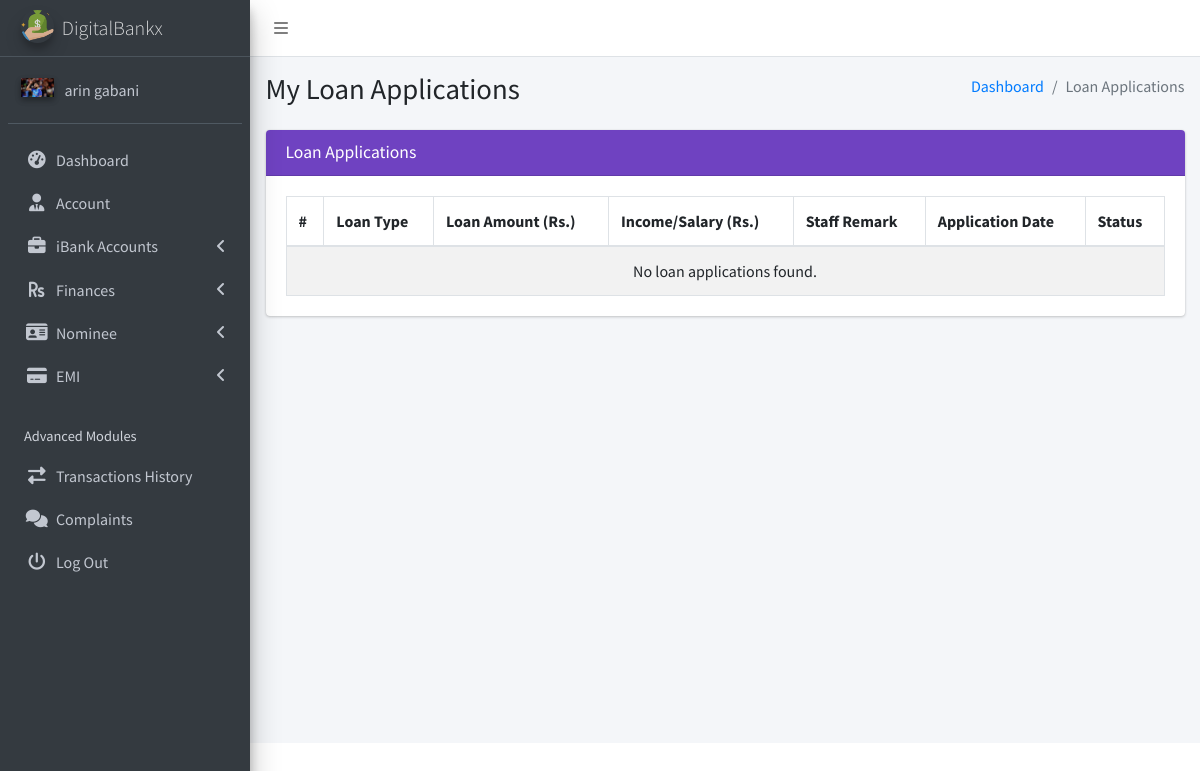
The page /client/loan_status.php (signed in) on the database as committed earlier.
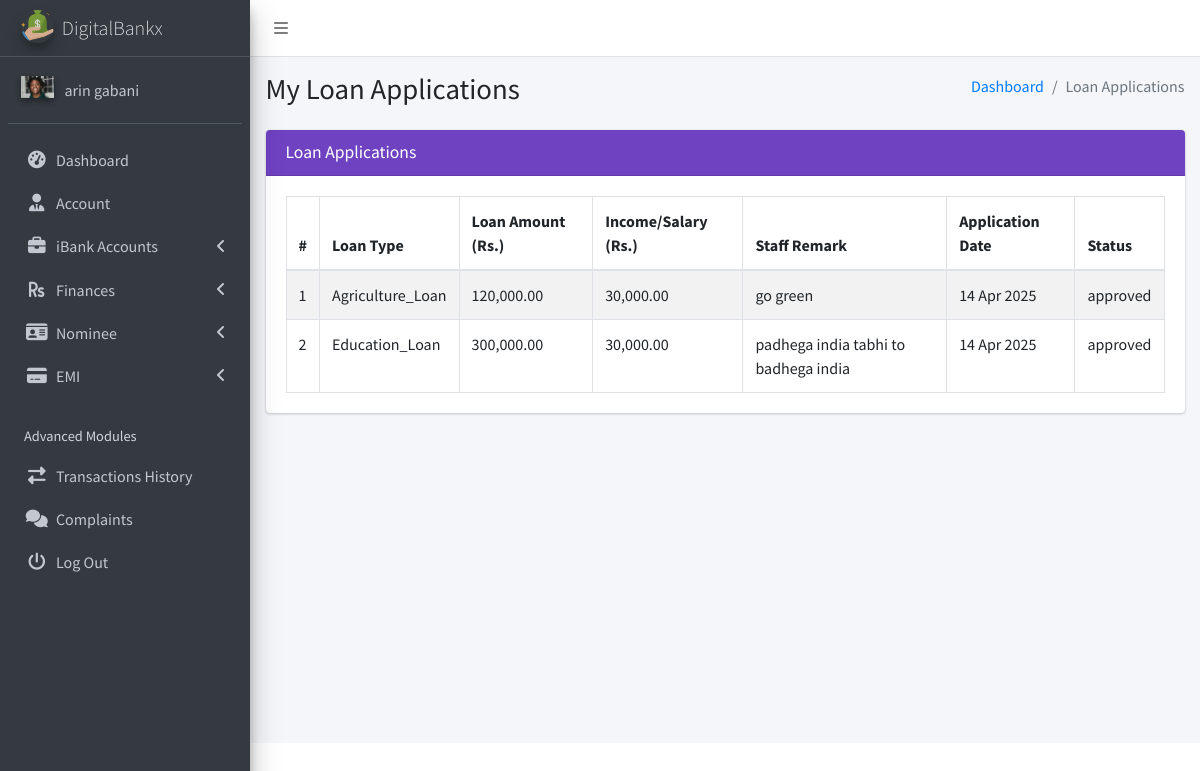
The same page on the database as committed later.
### tables this page shows
CREATE TABLE `ib_systemsettings` (
  `id` int(20) NOT NULL,
  `sys_name` longtext NOT NULL,
  `sys_tagline` longtext NOT NULL,
  `sys_logo` varchar(200) NOT NULL,
  `is_active` tinyint(1) NOT NULL DEFAULT 1
);

CREATE TABLE `ib_clients` (
  `client_id` int(10) UNSIGNED NOT NULL,
  `name` varchar(200) NOT NULL,
  `phone` varchar(200) NOT NULL,
  `address` varchar(200) NOT NULL,
  `email` varchar(200) NOT NULL,
  `aadhar_number` varchar(12) NOT NULL,
  `pan_number` varchar(10) NOT NULL,
  `password` varchar(200) NOT NULL,
  `profile_pic` varchar(200) NOT NULL,
  `client_number` varchar(200) NOT NULL,
  `is_active` tinyint(1) NOT NULL DEFAULT 1,
  `otp` varchar(10) DEFAULT NULL,
  `otp_expiry` datetime DEFAULT NULL
);

CREATE TABLE `loan_applications` (
  `id` int(10) UNSIGNED NOT NULL,
  `applicant_name` varchar(255) NOT NULL,
  `loan_amount` decimal(10,2) NOT NULL,
  `application_date` datetime DEFAULT current_timestamp(),
  `status` enum('pending','approved','rejected','recommended') NOT NULL,
  `reviewed_by` int(11) DEFAULT NULL,
  `admin_review_id` int(11) DEFAULT NULL,
  `review_date` datetime DEFAULT NULL,
  `staff_remark` text DEFAULT NULL,
  `admin_remark` text NOT NULL,
  `client_id` int(10) UNSIGNED NOT NULL,
  `loan_type_id` int(11) DEFAULT NULL,
  `is_approved_by_staff` tinyint(1) DEFAULT 0,
  `income_salary` decimal(10,2) NOT NULL,
  `loan_duration_years` int(11) NOT NULL DEFAULT 0,
  `loan_duration_months` int(11) NOT NULL DEFAULT 0
);

CREATE TABLE `loan_types` (
  `id` int(11) NOT NULL,
  `type_name` varchar(100) NOT NULL,
  `description` text DEFAULT NULL,
  `interest_rate` decimal(5,2) NOT NULL,
  `max_amount` decimal(15,2) NOT NULL,
  `created_at` timestamp NOT NULL DEFAULT current_timestamp(),
  `is_active` tinyint(1) NOT NULL DEFAULT 1
);

### client/loan_status.php (the view, shortened to what this page needs)
<?php
include('conf/config.php');
$client_id = $_SESSION['client_id'];
$query = "SELECT la.id,
                 la.loan_type_id,
                 lt.type_name AS loan_type,
                 la.loan_amount,
                 la.income_salary,
                 la.staff_remark,
                 la.application_date,
                 la.status
          FROM loan_applications la
          INNER JOIN loan_types lt ON la.loan_type_id = lt.id
          WHERE la.client_id = ?";
$stmt = $mysqli->prepare($query);
$stmt->bind_param('i', $client_id);
$stmt->execute();
$result = $stmt->get_result();
?>
<!DOCTYPE html>
<html lang="en">
<head>
    <?php include("dist/_partials/head.php"); ?>
</head>
<body class="hold-transition sidebar-mini layout-fixed layout-navbar-fixed">
    <div class="wrapper">
        <?php include("dist/_partials/nav.php"); ?>
        <?php include("dist/_partials/sidebar.php"); ?>
        <div class="content-wrapper">
            <section class="content-header">
                <div class="container-fluid">
                    <div class="row mb-2">
                        <div class="col-sm-6">
                            <h1>My Loan Applications</h1>
                        </div>
                        <div class="col-sm-6">
                            <ol class="breadcrumb float-sm-right">
                                <li class="breadcrumb-item"><a href="pages_dashboard.php">Dashboard</a></li>
                                <li class="breadcrumb-item active">Loan Applications</li>
                            </ol>
                        </div>
                    </div>
                </div>
            </section>
            <section class="content">
                <div class="container-fluid">
                    <div class="row">
                        <div class="col-md-12">
                            <div class="card card-purple">
                                <div class="card-header">
                                    <h3 class="card-title">Loan Applications</h3>
                                </div>
                                <div class="card-body">
                                    <table class="table table-bordered table-striped">
                                        <thead>
                                            <tr>
                                                <th>#</th>
                                                <th>Loan Type</th>
                                                <th>Loan Amount (Rs.)</th>
                                                <th>Income/Salary (Rs.)</th>
                                                <th>Staff Remark</th>
                                                <th>Application Date</th>
                                                <th>Status</th>
                                            </tr>
                                        </thead>
                                        <tbody>
                                            <?php
                                            $count = 1;
                                            if ($result && $result->num_rows > 0) {
                                                while ($row = $result->fetch_object()) {
                                                    echo "<tr>";
                                                    echo "<td>" . $count . "</td>";
                                                    echo "<td>" . htmlspecialchars($row->loan_type) . "</td>";
                                                    echo "<td>" . number_format($row->loan_amount, 2) . "</td>";
                                                    echo "<td>" . number_format($row->income_salary, 2) . "</td>";
                                                    echo "<td>" . htmlspecialchars($row->staff_remark) . "</td>";
                                                    echo "<td>" . date('d M Y', strtotime($row->application_date)) . "</td>";
                                                    echo "<td>" . htmlspecialchars($row->status) . "</td>";
                                                    echo "</tr>";
                                                    $count++;
                                                }
                                            } else {
                                                echo "<tr><td colspan='7' class='text-center'>No loan applications found.</td></tr>";
                                            }
                                            ?>
                                        </tbody>
                                    </table>
                                </div>
                            </div>
                        </div>
                    </div>
                </div>
            </section>
        </div>
    </div>
</body>
</html>

### client/dist/_partials/head.php (shortened to what this page needs)
<?php
$ret = "SELECT * FROM `iB_SystemSettings` ";
$stmt = $mysqli->prepare($ret);
$stmt->execute();
$res = $stmt->get_result();
while ($sys = $res->fetch_object()) {
?>
    <head>
        <link rel="stylesheet" href="plugins/overlayScrollbars/css/OverlayScrollbars.min.css">
        <link rel="stylesheet" href="plugins/fontawesome-free/css/all.min.css">
        <link rel="stylesheet" href="https://code.ionicframework.com/ionicons/2.0.1/css/ionicons.min.css">
        <link rel="stylesheet" href="plugins/icheck-bootstrap/icheck-bootstrap.min.css">
        <link rel="stylesheet" href="dist/css/adminlte.min.css">
        <link rel="stylesheet" href="plugins/datatables-bs4/css/dataTables.bootstrap4.css">
        <link rel="stylesheet" type="text/css" href="plugins/datatable/custom_dt_html5.css">
    </head>
<?php
} ?>

### client/dist/_partials/nav.php
<nav class="main-header navbar navbar-expand navbar-white navbar-light">
<ul class="navbar-nav">
      <li class="nav-item">
        <a class="nav-link" data-widget="pushmenu" href="#" role="button"><i class="fas fa-bars"></i></a>
      </li>
    </ul>
</nav>

### client/dist/_partials/sidebar.php (shortened to what this page needs)
  <aside class="main-sidebar sidebar-dark-primary elevation-4">
    <?php
    $client_id = $_SESSION['client_id'];
    $ret = "SELECT * FROM iB_clients WHERE client_id = ?";
    $stmt = $mysqli->prepare($ret);
    $stmt->bind_param('i', $client_id);
    $stmt->execute();
    $res = $stmt->get_result();
    while ($row = $res->fetch_object()) {
      $profile_picture = $row->profile_pic
        ? "<img src='../admin/dist/img/$row->profile_pic' class='elevation-2' alt='User Image'>"
        : "<img src='../admin/dist/img/user_icon.png' class='elevation-2' alt='User Image'>";
      $ret = "SELECT * FROM `iB_SystemSettings`";
      $stmt = $mysqli->prepare($ret);
      $stmt->execute();
      $res = $stmt->get_result();
      while ($sys = $res->fetch_object()) {
    ?>
  <link rel="stylesheet" href="https://cdnjs.cloudflare.com/ajax/libs/font-awesome/6.4.2/css/all.min.css">
    <a href="pages_dashboard.php" class="brand-link">
      <img src="../admin/dist/img/<?php echo $sys->sys_logo; ?>" alt="iBanking Logo"
        class="brand-image img-circle elevation-3" style="opacity: .8">
      <span class="brand-text font-weight-light"><?php echo $sys->sys_name; ?></span>
    </a>
    <div class="sidebar">
      <div class="user-panel mt-3 pb-3 mb-3 d-flex">
        <div class="image">
          <?php echo $profile_picture; ?>
        </div>
        <div class="info">
          <a href="#" class="d-block"><?php echo $row->name; ?></a>
        </div>
      </div>
      <nav class="mt-2">
        <ul class="nav nav-pills nav-sidebar flex-column" data-widget="treeview" role="menu" data-accordion="false">
          <li class="nav-item">
            <a href="pages_dashboard.php" class="nav-link">
              <i class="nav-icon fas fa-tachometer-alt"></i>
              <p>Dashboard</p>
            </a>
          </li>
          <li class="nav-item">
            <a href="pages_account.php" class="nav-link">
              <i class="nav-icon fas fa-user-tie"></i>
              <p>Account</p>
            </a>
          </li>
          <li class="nav-item has-treeview">
            <a href="#" class="nav-link">
              <i class="nav-icon fas fa-briefcase"></i>
              <p>iBank Accounts <i class="fas fa-angle-left right"></i></p>
            </a>
          </li>
          <li class="nav-item has-treeview">
            <a href="#" class="nav-link">
              <i class="nav-icon fas fa-rupee-sign"></i>
              <p>Finances <i class="fas fa-angle-left right"></i></p>
            </a>
          </li>
<li class="nav-item has-treeview">
    <a href="#" class="nav-link">
        <i class="fa-solid fa-id-card nav-icon"></i>
        <p>Nominee <i class="fas fa-angle-left right"></i></p>
    </a>
</li>
          <li class="nav-item has-treeview">
            <a href="#" class="nav-link">
              <i class="nav-icon fas fa-credit-card"></i>
              <p>EMI <i class="fas fa-angle-left right"></i></p>
            </a>
          </li>
          <li class="nav-header">Advanced Modules</li>
          <li class="nav-item">
            <a href="pages_transactions_engine.php" class="nav-link">
              <i class="nav-icon fas fa-exchange-alt"></i>
              <p>Transactions History</p>
            </a>
          </li>
          <li class="nav-item">
            <a href="pages_feedback.php" class="nav-link">
              <i class="nav-icon fas fa-comments"></i>
              <p>Complaints</p>
            </a>
          </li>
          <li class="nav-item">
            <a href="pages_logout.php" class="nav-link">
              <i class="nav-icon fas fa-power-off"></i>
              <p>Log Out</p>
            </a>
          </li>
        </ul>
      </nav>
    </div>
  </aside>
  <?php
      }
    }
  ?>

Rows that differ between the two databases and show on the page:
changed through a linked row, ib_systemsettings "DigitalBankx": ib_clients.profile_pic: a different picture
added loan_applications: loan_type.type_name "Agriculture_Loan", loan_amount "120,000.00", income_salary "30,000.00", staff_remark "go green", application_date "14 Apr 2025", status "approved"
added loan_applications: loan_type.type_name "Education_Loan", loan_amount "300,000.00", income_salary "30,000.00", staff_remark "padhega india tabhi to badhega india", application_date "14 Apr 2025", status "approved"
Other text that changed with them:
text no longer shown: "No loan applications found."
